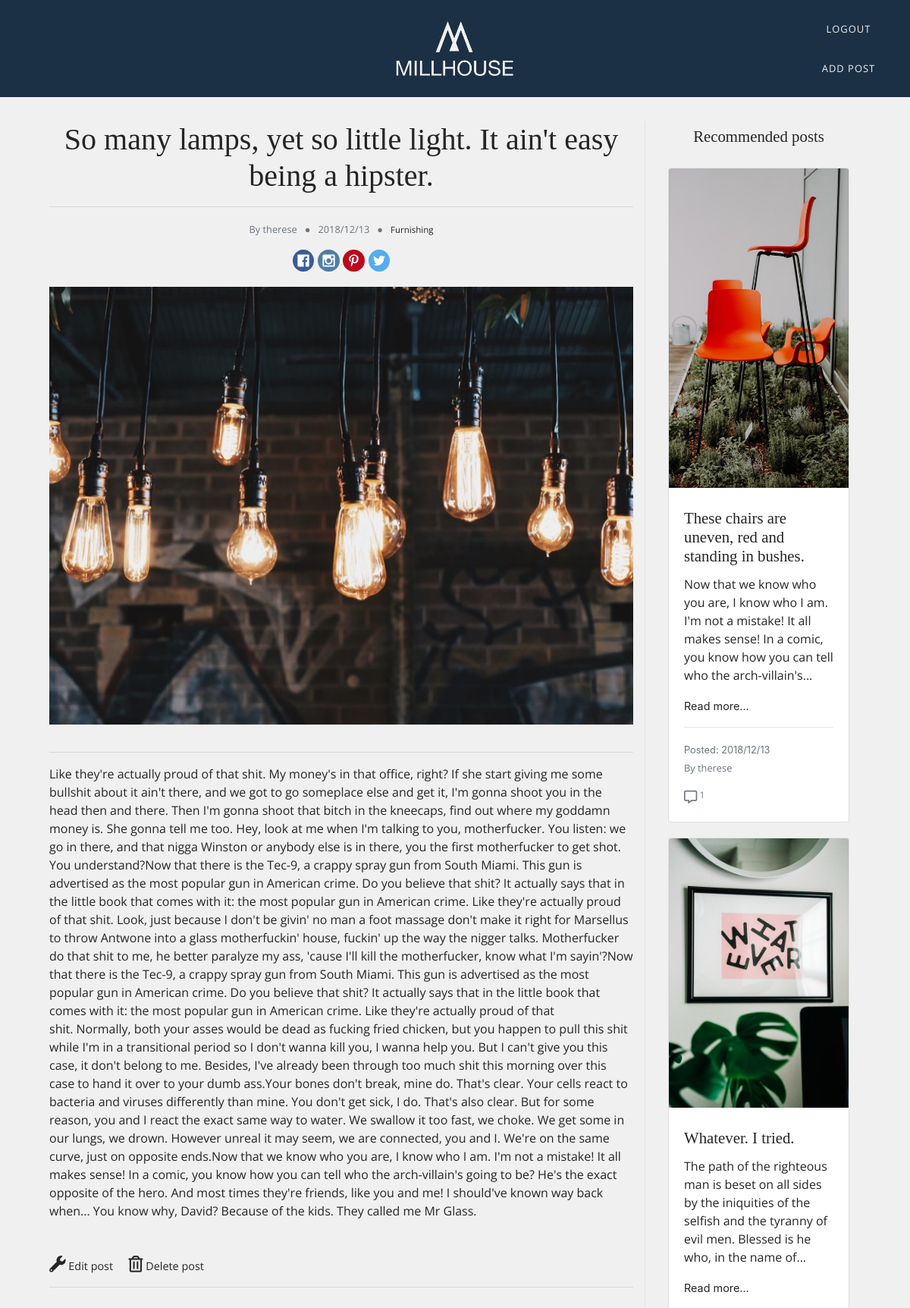
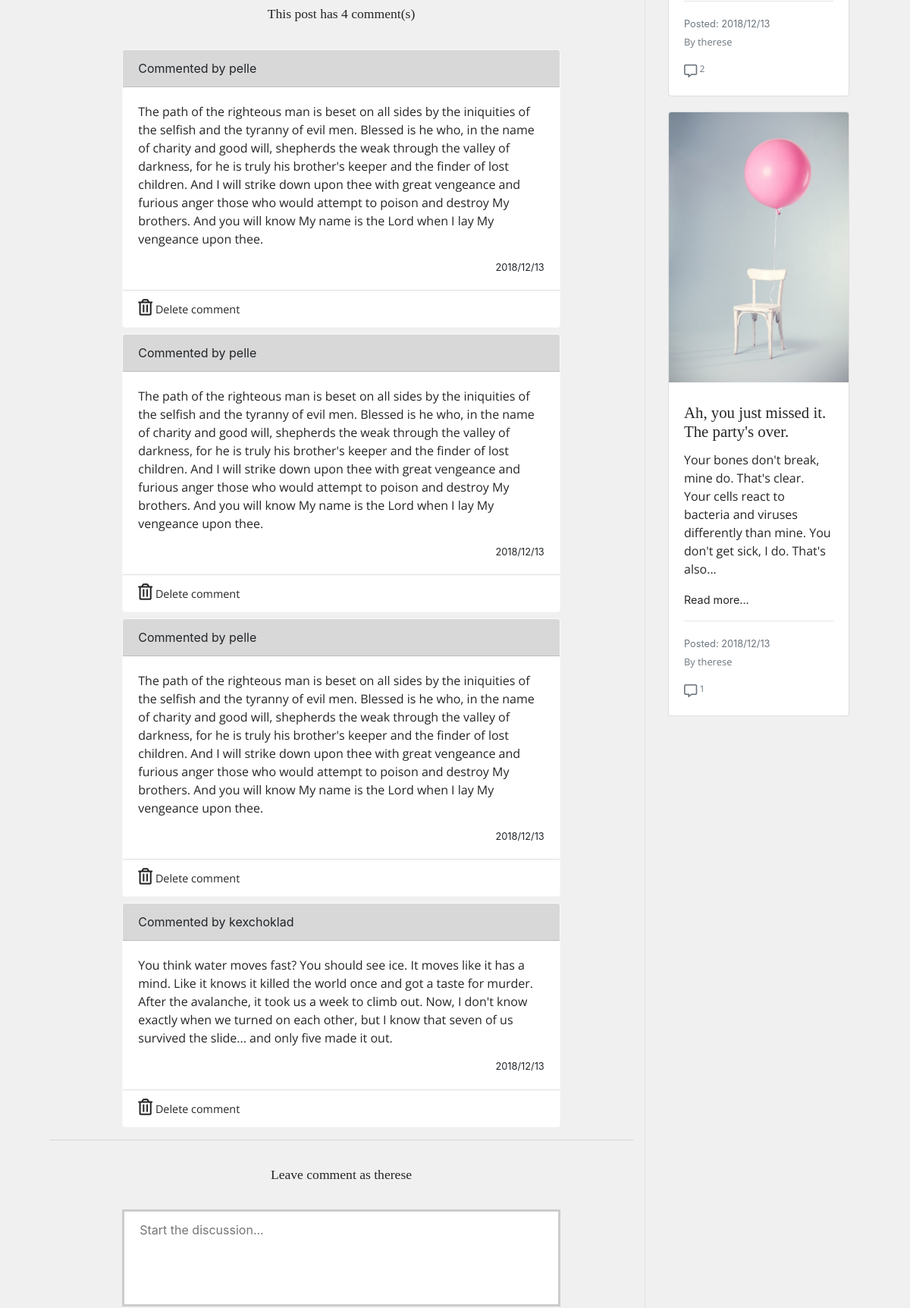
/views/single_post.php?post_id=53 (signed in, upper part), run on the app's committed database (2 pictures, top to bottom).
### tables this page shows
CREATE TABLE `posts` (
  `id` int(11) NOT NULL,
  `title` varchar(200) NOT NULL,
  `description` longtext NOT NULL,
  `created_by` varchar(100) NOT NULL,
  `image` varchar(200) NOT NULL,
  `category_id` int(11) NOT NULL,
  `post_date` varchar(100) NOT NULL
);

CREATE TABLE `comments` (
  `comment_id` int(11) NOT NULL,
  `content` varchar(1000) NOT NULL,
  `post_id` int(11) NOT NULL,
  `created_by` varchar(100) NOT NULL,
  `comment_date` varchar(100) NOT NULL
);

### classes/call.php (called while the page is built, shortened)
<?php
include 'db_con.php';
include 'Posts.php';
include 'Comments.php';
include 'Validation.php';
$posts = new Posts($pdo);
$comments = new Comments($pdo);
$val = new Validation($pdo);

### classes/Posts.php (called while the page is built, shortened)
<?php
class Posts
{
    private $pdo;
    function __construct($pdo)
    {
      $this->pdo = $pdo;
    }
    public function getPostWithId($post_id)
    {
        $post_to_print = $this->pdo->prepare("SELECT * FROM posts WHERE id = :id");
        $post_to_print->execute(
            [
                ":id" => $post_id
            ]
        );
        return $post_to_print;
    }
    public function getRandomPosts($category)
    {
        $random_posts = $this->pdo->prepare("SELECT * FROM posts WHERE category_id = :category_id ORDER BY RAND() LIMIT 3");
        $random_posts->execute(
            [
                ":category_id" => $category
            ]
        );
        return $random_posts;
    }
    public function getPostCategory($category_id)
    {
        if ($category_id == 3)
        {
            return "furnishing";
        }
    }
}

### classes/Validation.php (called while the page is built, shortened)
<?php
class Validation
{
    private $pdo;
    function __construct($pdo)
    {
      $this->pdo = $pdo;
    }
    public function isAdmin()
    {
        if (isset($_SESSION['user_id']))
        {
            $statement = $this->pdo->prepare("SELECT id as admin_rights FROM users JOIN admin ON id = user_id");
            $statement->execute();
            $is_admin = $statement->fetch();
            if ($_SESSION["user_id"] == (int)$is_admin)
            {
                return true;
            }
        }
    }
}

### classes/Comments.php (called while the page is built, shortened)
<?php
class Comments
{
    private $pdo;
    function __construct($pdo)
    {
      $this->pdo = $pdo;
    }
    public function getCommentsWithId($post_id)
    {
        $comments_to_print = $this->pdo->prepare("SELECT * FROM comments WHERE post_id = :post_id");
        $comments_to_print->execute(
            [
                ":post_id" => $post_id
            ]
        );
        return $comments_to_print;
    }
    public function countingComments($comments_to_print){
        if(!empty($comments_to_print)){
            $count=0;
            foreach($comments_to_print as $comment)
            {
                $count++;
            }
            return $count;
        }
    }
}

### views/single_post.php (the view, shortened to what this page needs)
<?php
include '../classes/call.php';
?>
<?php include '../includes/head.php'; ?>
<body>
<?php include '../includes/header.php'; ?>
<main class="container-fluid">
  <div class="row justify-content-center">
    <div class="col-12">
        <div class="row justify-content-center">
            <div class="col-12 col-md-8">
                <?php
                $post_id = $_GET["post_id"];
                $post_to_print = $posts->getPostWithId($post_id);
                foreach($post_to_print as $post){
                $category = $post["category_id"];  ?>
                <h1 class="text-center word-wrap"> <?= $post["title"]; ?> </h1>
                <hr>
                <div class="row text-center">
                    <div class="col-12">
                        <?php $category_name = $posts->getPostCategory($post["category_id"]) ?>
                        <p><small class="text-muted">By <?= $post["created_by"]; ?> &nbsp; &#9679; &nbsp; <?= $post["post_date"]; ?> &nbsp; &#9679; &nbsp; <a href="<?= $category_name . '.php'?> "> <?= ucfirst($category_name); ?> </a></small></p>
                    </div>
                    <div class="col-12 text-center">
                        <a href="#"><img class="d-inline social-media-logo" src="../images/CircleColor/Facebook.svg" alt="facebook-logo"></a>
                        <a href="#"><img class="d-inline social-media-logo" src="../images/CircleColor/Instagram.svg" alt="insta-logo"></a>
                        <a href="#"><img class="d-inline social-media-logo" src="../images/CircleColor/Pinterest.svg" alt="pinterest-logo"></a>
                        <a href="#"><img class="d-inline social-media-logo" src="../images/CircleColor/Twitter.svg" alt="twitter-logo"></a>
                    </div>
                </div>
                <div class="row justify-content-center">
                    <div class="col-12">
                        <img class="single-post-img" src="../images/<?= $post["image"]; ?>" alt="image not found">
                        <hr>
                        <p> <?= $post["description"]; ?> </p>
                        <?php if($val->isAdmin()){ ?>
                        <div class="margin-top">
                        <a class="margin-right" href="../views/edit_post.php?post_id=<?= $post_id ?>"><span><i class="fas fa-wrench"></i> Edit post</span></a>
                        <a href="../index.php?delete_post=<?= $post_id ?>"><span><i class="far fa-trash-alt"></i> Delete post</span></a>
                    </div>
                    <?php } ?>
                </div>
            </div>
                    <?php } ?>
           <hr>
                <?php
                $comments_to_print = $comments->getCommentsWithId($post_id);
                $counter = $comments->countingComments($comments_to_print); ?>
                <h4 class="text-center">This post has <?= $counter ?> comment(s)</h4>
                <?php
                $comments_to_print = $comments->getCommentsWithId($post_id);
                foreach($comments_to_print as $comment){
                ?>
                <div class="comment-card">
                    <div class="card border-light mb-2 more-width" style="max-width: 25rem;">
                        <div class="card-header blue-header">Commented by <?= $comment["created_by"]; ?></div>
                    <div class="card-body">
                        <p class="card-text"><?= $comment["content"]; ?></p>
                        <div class="small text-right"><?= $comment["comment_date"]; ?></div>
                    </div>
                    <?php if($val->isAdmin()){ ?>
                    <div class="card-footer bg-transparent">
                        <a href="../includes/delete_comment_sql.php?delete_comment=<?=$comment["comment_id"]?>"><span><i class="far fa-trash-alt"></i> Delete comment</span></a>
                    </div>
                    <?php  }?>
                    </div>
                </div>
                <?php } ?>
              <hr>
              <form class="comment-form" id="commentarea" action="../includes/add_comment_sql.php" method="POST">
              <label for="comment-field"><h4>Leave comment as <?= $_SESSION["username"]; ?></h4></label>
              <textarea name="content" placeholder="Start the discussion..."></textarea><br />
              </form>
            </div>
            <?php include '../includes/recommended_posts.php'; ?>
            </div>
        </div>
    </div>
</main>
<?php include '../includes/javascript_tag.php'; ?>
<?php include '../includes/footer.php'; ?>

### includes/recommended_posts.php
<aside class="d-none d-md-block col-md-4 col-lg-3 border-left">
  <h3 class="text-center">Recommended posts</h3>
  <div class="card-deck">
    <?php
    $random_posts = $posts->getRandomPosts($category);
    foreach($random_posts as $rand) {
      $comments_to_print = $comments->getCommentsWithId($rand["id"]);
      $counter = $comments->countingComments($comments_to_print);
      ?>
      <div class="col-12">
        <div class="card">
          <a href="../views/single_post.php?post_id=<?=$rand["id"]?>">
            <img class="card-img-top" src="<?= $rand["image"]; ?>" alt="Card image cap">
          </a>
          <div class="card-body">
              <h3 class="card-title"> <?= $rand["title"]; ?> </h3>
              <?php $str = $rand["description"];
              if( strlen($str) > 150)
              {
              $str = explode( "\n", wordwrap($str, 150));
              $str = $str[0] . '...';
              }?>
            <p class="card-text"><?= $str; ?></p>
            <a href="../views/single_post.php?post_id=<?=$rand["id"]?>">Read more...</a>
            <hr>
            <small class="text-muted">
            <?= "Posted: " . $rand["post_date"] . "<br>"; ?>
            </small>
            <p class="card-text"><small class="text-muted">By <?= $post["created_by"]; ?></small></p>
            <a href="../views/single_post.php?post_id=<?=$rand["id"]?>#commentarea"><small class="text-muted"><i class="far fa-comment-alt d-inline"></i></small><p class="d-inline text-muted comment-number align-top"> <?= $counter; ?></p></a>
          </div>
        </div>
      </div>
    <?php } ?>
  </div>
</aside>

### css/style.css (style rules this page uses)
h1, h2, h3, h4, label { font-family: 'Merriweather', serif; color: #252525; }
h3 { margin-top: 0.5rem; font-size: 1.3rem; }
h4 { font-size: 1.1rem; margin: 2em 0; }
p, span { font-family: 'Open Sans', sans-serif; color: #252525; }
a { color: #252525; font-size: 0.9em; overflow-wrap: break-word; }
body { background-color: #F0F0F0; }
.margin-right { margin-right: 1rem; }
.margin-top { margin-top: 3rem; }
label { display: block; margin-bottom: 0; margin-top: .5rem; font-size: 1.1rem; }
.comment-form { text-align: center; }
.comment-form textarea { height: 8rem; width: 85%; margin: 0 auto; }
input[type=text], textarea, .input { width: 100%; padding: 12px 20px; margin: 8px 0; box-sizing: border-box; border: 3px solid #ccc; -webkit-transition: 0.5s; transition: 0.5s; resize: none; }
.card-header { position: relative !important; }
main { background-color: #F0F0F0; margin: 0 auto; padding: 2em 0; }
.card { margin: 20px 0px; }
.comment-number { font-size: 12px; }
.more-width { min-width: 75%; }
.comment-card .card { margin: 0 auto; float: none; }
.blue-header { background-color: #d8d8d8 !important; }
.single-post-img { width: 100%; margin: 20px auto; }
i { font-size: 1.5em; }
.word-wrap { overflow-wrap: break-word; }
.social-media-logo { max-width: 2em; }
@media screen and (min-width: 768px) { .comment-form textarea { width: 75%; } }

### data on the page
posts: title "So many lamps, yet so little light. It ain't easy being a hipster.", created_by "therese", post_date "2018/12/13", category "Furnishing", image (picture), description "Like they're actually proud of that shit. My money's in that office, right? If she start giving me some bullshit about it ain't there, and we got to go someplace else and get it, I'm gonna shoot you in the head then and there. Then I'm gonna shoot that bitch in the kneecaps, find out where my goddamn money is. She gonna tell me too. Hey, look at me when I'm talking to you, motherfucker. You listen: we go in there, and that nigga Winston or anybody else is in there, you the first motherfucker to get shot. You understand?Now that there is the Tec-9, a crappy spray gun from South Miami. This gun is advertised as the most popular gun in American crime. Do you believe that shit? It actually says…"
comments: created_by "pelle", content "The path of the righteous man is beset on all sides by the iniquities of the selfish and the tyranny of evil men. Blessed is he who, in the name of charity and good will, shepherds the weak through the valley of darkness, for he is truly his brother's keeper and the finder of lost children. And I will strike down upon thee with great vengeance and furious anger those who would attempt to poison and destroy My brothers. And you will know My name is the Lord when I lay My vengeance upon thee.", comment_date "2018/12/13"
comments: created_by "pelle", content "The path of the righteous man is beset on all sides by the iniquities of the selfish and the tyranny of evil men. Blessed is he who, in the name of charity and good will, shepherds the weak through the valley of darkness, for he is truly his brother's keeper and the finder of lost children. And I will strike down upon thee with great vengeance and furious anger those who would attempt to poison and destroy My brothers. And you will know My name is the Lord when I lay My vengeance upon thee.", comment_date "2018/12/13"
comments: created_by "pelle", content "The path of the righteous man is beset on all sides by the iniquities of the selfish and the tyranny of evil men. Blessed is he who, in the name of charity and good will, shepherds the weak through the valley of darkness, for he is truly his brother's keeper and the finder of lost children. And I will strike down upon thee with great vengeance and furious anger those who would attempt to poison and destroy My brothers. And you will know My name is the Lord when I lay My vengeance upon thee.", comment_date "2018/12/13"
comments: created_by "kexchoklad", content "You think water moves fast? You should see ice. It moves like it has a mind. Like it knows it killed the world once and got a taste for murder. After the avalanche, it took us a week to climb out. Now, I don't know exactly when we turned on each other, but I know that seven of us survived the slide... and only five made it out.", comment_date "2018/12/13"
posts: image (picture), title "These chairs are uneven, red and standing in bushes.", description "Now that we know who you are, I know who I am. I'm not a mistake! It all makes sense! In a comic, you know how you can tell who the arch-villain's...", post_date "2018/12/13", counter "1"
posts: image (picture), title "Whatever. I tried.", description "The path of the righteous man is beset on all sides by the iniquities of the selfish and the tyranny of evil men. Blessed is he who, in the name of...", post_date "2018/12/13", counter "2"
posts: image (picture), title "Ah, you just missed it. The party's over.", description "Your bones don't break, mine do. That's clear. Your cells react to bacteria and viruses differently than mine. You don't get sick, I do. That's also...", post_date "2018/12/13", counter "1"

### other printed values
$counter "4"
$_SESSION["username"] "therese"
